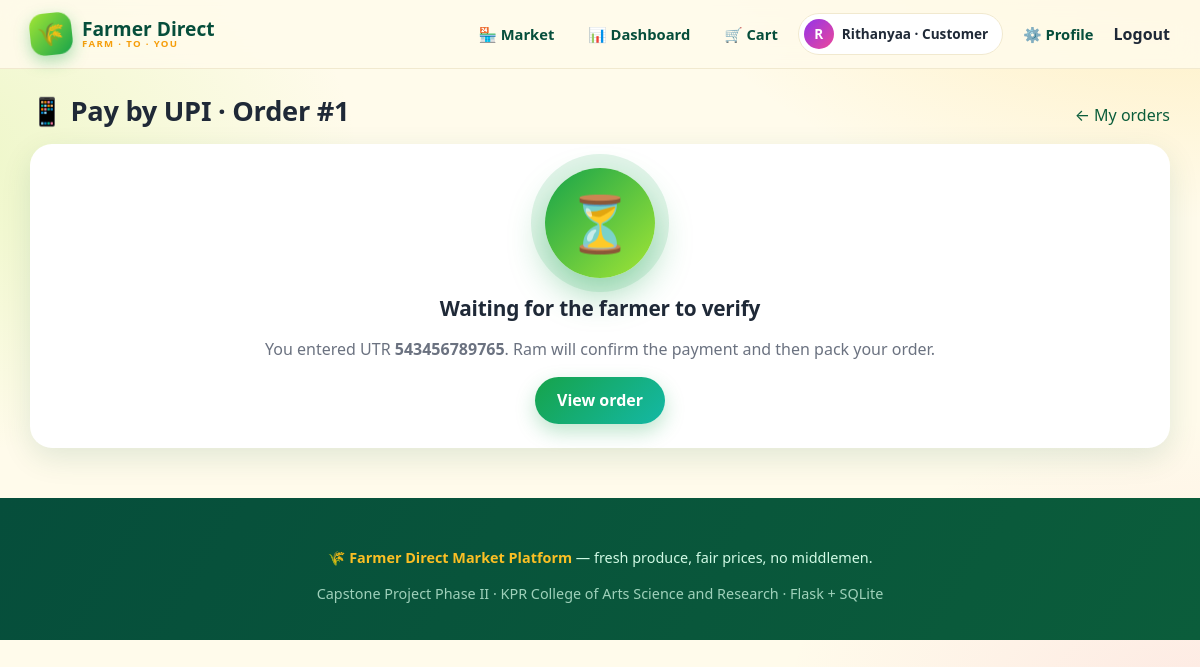
/orders/1/pay (signed in), run on the app's committed database.
### tables this page shows
CREATE TABLE users (
    user_id       INTEGER PRIMARY KEY AUTOINCREMENT,
    name          TEXT NOT NULL,
    email         TEXT NOT NULL UNIQUE,
    phone         TEXT NOT NULL,
    password_hash TEXT NOT NULL,
    role          TEXT NOT NULL CHECK (role IN ('farmer','customer','admin')),
    location      TEXT DEFAULT '',
    address       TEXT DEFAULT '',
    upi_id        TEXT DEFAULT '',            -- farmer's UPI ID (receives UPI payments)
    is_active     INTEGER NOT NULL DEFAULT 1, -- 0 = deactivated by the administrator
    created_at    TEXT NOT NULL
);

CREATE TABLE orders (
    order_id         INTEGER PRIMARY KEY AUTOINCREMENT,
    customer_id      INTEGER NOT NULL REFERENCES users(user_id),
    farmer_id        INTEGER NOT NULL REFERENCES users(user_id),
    order_date       TEXT NOT NULL,
    total_amount     REAL NOT NULL,
    status           TEXT NOT NULL DEFAULT 'Placed'
                     CHECK (status IN ('Placed','Confirmed','Packed','Delivered','Cancelled')),
    payment_method   TEXT NOT NULL CHECK (payment_method IN ('UPI','Card','Cash on Delivery')),
    delivery_address TEXT NOT NULL,
    -- UPI: Pending -> Submitted (customer entered the UTR) -> Paid (farmer verified)
    -- COD: COD -> Paid (when delivered)
    payment_status   TEXT NOT NULL DEFAULT 'Pending',
    payment_ref      TEXT NOT NULL DEFAULT ''  -- 12-digit UPI transaction reference (UTR)
);

### app.py (the view, shortened to what this page needs)
    @app.route("/orders/<int:order_id>/pay", methods=["GET", "POST"])
    @login_required("customer")
    def order_pay(order_id):
        db, user = get_db(), current_user()
        o = market.get_order_for_user(db, order_id, user)
        if not o or o["customer_id"] != user["user_id"] or o["payment_method"] != "UPI":
            abort(404)
        show_qr = o["status"] != "Cancelled" and o["payment_status"] == "Pending" and o["farmer_upi"]
        uri = market.upi_uri(o) if show_qr else None
        return render_template("pay.html", o=o, items=market.order_items(db, order_id), uri=uri,
                               qr=qr_svg(uri) if uri else None)

### market.py (called while the page is built)
def connect(path=None):
    db = sqlite3.connect(path or DEFAULT_DB, isolation_level=None)
    db.row_factory = sqlite3.Row
    db.execute("PRAGMA foreign_keys = ON")
    return db

def get_user(db, user_id):
    return db.execute("SELECT * FROM users WHERE user_id = ? AND is_active = 1", (user_id,)).fetchone()

def order_items(db, order_id):
    return db.execute(
        "SELECT i.*, p.product_name, p.category, i.quantity * i.unit_price AS line_total "
        "FROM order_items i JOIN products p ON p.product_id = i.product_id WHERE i.order_id = ?",
        (order_id,)).fetchall()

def get_order_for_user(db, order_id, user):
    order = db.execute(_ORDER_SELECT + " WHERE o.order_id = ?", (order_id,)).fetchone()
    if not order:
        return None
    if user["role"] == "admin" or user["user_id"] in (order["customer_id"], order["farmer_id"]):
        return order
    return None

### templates/pay.html (shortened to what this page needs)
{% extends "base.html" %}
{% from "_macros.html" import csrf, badge, pay_badge with context %}
{% block content %}
<div class="section-title"><h2>📱 Pay by UPI · Order #{{ o.order_id }}</h2><a href="{{ url_for('dashboard') }}#orders">← My orders</a></div>
{% if o.status == 'Cancelled' %}
  <div class="cancelled-banner">❌ This order was cancelled, so no payment is needed.</div>
{% elif o.payment_status == 'Paid' %}
  <div class="panel center"><div class="checkmark">✓</div><h2>Payment received ✅</h2><p class="muted">{{ o.farmer_name }} has verified your payment of <b>{{ o.total_amount|money }}</b>.</p><a class="btn" href="{{ url_for('order_success', order_id=o.order_id) }}">View order</a></div>
{% elif o.payment_status == 'Submitted' %}
  <div class="panel center"><div class="checkmark">⏳</div><h2>Waiting for the farmer to verify</h2>
    <p class="muted">You entered UTR <b>{{ o.payment_ref }}</b>. {{ o.farmer_name }} will confirm the payment and then pack your order.</p>
    <a class="btn" href="{{ url_for('order_success', order_id=o.order_id) }}">View order</a></div>
{% endif %}
{% endblock %}

### templates/base.html (shortened to what this page needs)
<!DOCTYPE html>
<html lang="en">
<head>
  <link rel="stylesheet" href="{{ url_for('static', filename='style.css') }}">
</head>
<body>
<header class="nav">
  <div class="container">
    <a class="brand" href="{{ url_for('index') }}">
      <span class="logo">🌾</span><span>Farmer Direct<small>Farm · to · You</small></span>
    </a>
    <nav class="links">
      <a href="{{ url_for('index') }}">🏪 Market</a>
      {% if me %}
        <a href="{{ url_for('dashboard') }}">📊 Dashboard</a>
        {% if me.role == 'customer' %}
          <a href="{{ url_for('cart') }}">🛒 Cart{% if cart_count %}<span class="badge-count">{{ cart_count }}</span>{% endif %}</a>
        {% endif %}
        <span class="pill-user"><span class="avatar">{{ me.name[0]|upper }}</span>{{ me.name.split()[0] }} · {{ me.role|capitalize }}</span>
        <a href="{{ url_for('profile') }}">⚙️ Profile</a>
        <form method="post" action="{{ url_for('logout') }}" class="logout-form"><input type="hidden" name="csrf_token" value="{{ csrf_token }}"><button type="submit" class="linklike">Logout</button></form>
      {% else %}
        <a class="cta" href="{{ url_for('login_farmer') }}">👨‍🌾 Farmer Login</a>
        <a class="cta2" href="{{ url_for('login_customer') }}">🛍️ Customer Login</a>
        <a href="{{ url_for('register') }}">Register</a>
      {% endif %}
    </nav>
  </div>
</header>
<main class="container">{% block content %}{% endblock %}</main>
<footer>
  <div class="container">
    <p>🌾 <b>Farmer Direct Market Platform</b> — fresh produce, fair prices, no middlemen.</p>
    <p style="opacity:.75;margin:0">Capstone Project Phase II · KPR College of Arts Science and Research · Flask + SQLite</p>
  </div>
</footer>
</body>
</html>

### static/style.css (style rules this page uses)
:root { --leaf:#16a34a; --deep:#0b5d3b; --forest:#064e3b; --lime:#a3e635; --sun:#fbbf24; --sun2:#f59e0b; --tomato:#ef4444; --orange:#fb923c; --berry:#9333ea; --pink:#ec4899; --sky:#0ea5e9; --teal:#14b8a6; --cream:#fffbeb; --paper:#ffffff; --ink:#1f2937; --muted:#6b7280; --line:#f1e9cf; --r:22px; --shadow:0 10px 30px rgba(11,93,59,.12); --shadow-lg:0 18px 50px rgba(11,93,59,.20); }
* { box-sizing:border-box }
html { scroll-behavior:smooth }
body { margin:0;color:var(--ink);line-height:1.55; font-family:"Poppins","Segoe UI",system-ui,-apple-system,Roboto,"Helvetica Neue",Arial,sans-serif; background: radial-gradient(900px 500px at 100% -10%,rgba(251,191,36,.25),transparent 60%), radial-gradient(800px 500px at -10% 20%,rgba(163,230,53,.22),transparent 60%), radial-gradient(700px 500px at 100% 90%,rgba(236,72,153,.10),transparent 60%),var(--cream); background-attachment:fixed }
a { color:var(--deep);text-decoration:none }
h1,h2,h3,h4 { line-height:1.2;margin:0 0 .5rem;font-weight:800;letter-spacing:-.01em }
.container { max-width:1180px;margin:0 auto;padding:0 20px }
.muted { color:var(--muted) }
.center { text-align:center }
.nav { position:sticky;top:0;z-index:50;backdrop-filter:blur(14px);background:rgba(255,251,235,.85);border-bottom:1px solid var(--line) }
.nav .container { display:flex;align-items:center;gap:18px;height:68px }
.brand { display:flex;align-items:center;gap:10px;font-weight:900;font-size:1.2rem;color:var(--forest);line-height:1.1 }
.brand .logo { width:42px;height:42px;border-radius:14px;display:grid;place-items:center;font-size:1.4rem; background:linear-gradient(135deg,var(--lime),var(--leaf));box-shadow:0 6px 16px rgba(22,163,74,.35);transform:rotate(-6deg) }
.brand small { display:block;font-size:.6rem;font-weight:700;letter-spacing:.14em;color:var(--sun2);text-transform:uppercase }
.nav .links { margin-left:auto;display:flex;align-items:center;gap:6px;flex-wrap:wrap }
.nav .links a { padding:8px 14px;border-radius:999px;font-weight:600;color:var(--forest);font-size:.92rem }
.pill-user { display:flex;align-items:center;gap:8px;padding:5px 14px 5px 5px;border-radius:999px;background:#fff;border:1px solid var(--line);font-size:.85rem;font-weight:700 }
.avatar { width:30px;height:30px;border-radius:50%;display:grid;place-items:center;color:#fff;font-weight:800;background:linear-gradient(135deg,var(--berry),var(--pink)) }
.btn { display:inline-flex;align-items:center;justify-content:center;gap:8px;border:0;cursor:pointer;font:inherit;font-weight:700; padding:11px 22px;border-radius:999px;color:#fff;background:linear-gradient(135deg,var(--leaf),var(--teal)); box-shadow:0 8px 20px rgba(22,163,74,.28);transition:.18s }
.section-title { display:flex;align-items:end;justify-content:space-between;margin:26px 0 16px;gap:12px;flex-wrap:wrap }
.section-title h2 { font-size:1.7rem;margin:0 }
.panel { background:#fff;border-radius:var(--r);box-shadow:var(--shadow);padding:24px;margin-bottom:24px }
.panel h2 { font-size:1.3rem }
.checkmark { width:110px;height:110px;border-radius:50%;margin:0 auto 18px;display:grid;place-items:center;font-size:3.4rem;color:#fff; background:linear-gradient(135deg,var(--leaf),var(--lime));box-shadow:0 0 0 14px rgba(22,163,74,.12),0 16px 36px rgba(22,163,74,.4);animation:pop .7s cubic-bezier(.2,1.6,.4,1) }
footer { margin-top:50px;padding:34px 0;background:linear-gradient(120deg,#064e3b,#0b5d3b);color:#d1fae5;text-align:center;font-size:.9rem }
footer b { color:var(--sun) }
.logout-form { display:inline;margin:0 }
.linklike { background:none;border:0;padding:0;font:inherit;color:inherit;cursor:pointer;font-weight:700 }

### data on the page
users: name "R", name "Rithanyaa", role "Customer"
orders: order_id "1", payment_ref "543456789765"
users: farmer_name "Ram"
